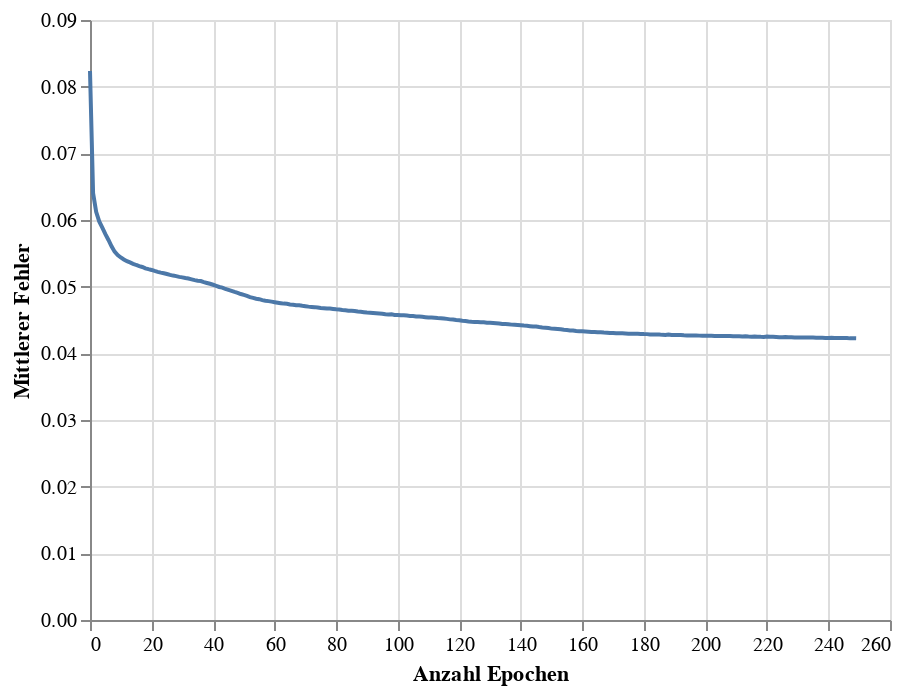

Source (notebook cell):
### Code cell
train_chart = alt.Chart(loss_df).mark_line().encode(
    x=alt.X('Epoch', title = 'Anzahl Epochen'),
    y=alt.Y('Loss', title = 'Mittlerer Fehler')
)
# glue('train-loss-team', train_chart,display=True)
train_chart

### Figure 1 — Vega-Lite specification as saved in the notebook (floating-point values rounded to 4 significant figures; data arrays with more than 128 entries replaced by an {"elided": "..."} marker saying what was removed)
{"config": {"view": {"continuousWidth": 400, "continuousHeight": 300}}, "data": {"name": "data-4722194ccbe7cb3cac04ce7f54d8c5d5"}, "mark": "line", "encoding": {"x": {"field": "Epoch", "title": "Anzahl Epochen", "type": "quantitative"}, "y": {"field": "Loss", "title": "Mittlerer Fehler", "type": "quantitative"}}, "$schema": "https://vega.github.io/schema/vega-lite/v4.17.0.json", "datasets": {"data-4722194ccbe7cb3cac04ce7f54d8c5d5": {"elided": "250 records"}}}
